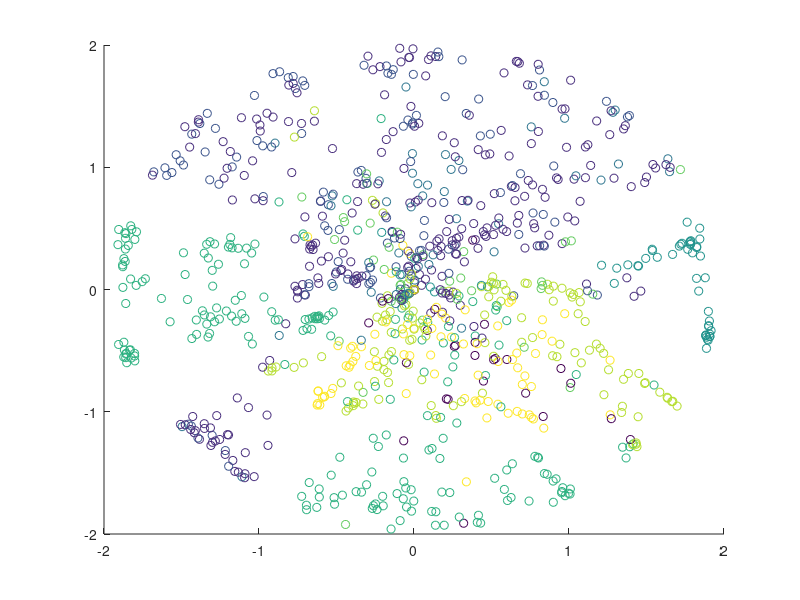

MATLAB code for this plot: (Note: this script raises an error after producing the figure.)
 
%% Machine Learning 1, Summer Term 2015, Problem Sheet 1

%% Initialization
clear ; close all; clc

%% ==================== Part 1: t-SNE data set ====================
% Problem 2 
fprintf('Loading t-SNE traning data set \n');

if ~exist('data.mat', 'file')
	data = csvread('train_tsne_1000.csv', 1, 0);
    save data.mat
else
    load data.mat
end    
    
fprintf('Program paused. Press enter to continue.\n');
pause;
    
fprintf('Plotting data. \n');

X = data(:, 1:2);
Y = data(:, 3);
f = scatter(X(:, 1), X(:, 2), [], Y);
saveas(f, 'scatterplot.png');
imread('scatterplot.png');

fprintf('Program paused. Press enter to continue.\n');
pause;

fprintf('Running leave-one-out cross-validation. \n');
average_accuracy = cv(data);

fprintf('The average accuracy is %.2f %%. \n', average_accuracy);

